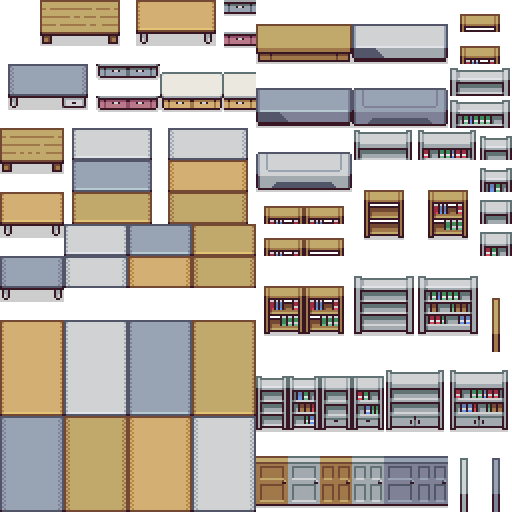
#> input picture map/B-C-D-E Office 1.png, 512 x 512 px
$ python extract_sprites.py
#> lines starting #> are read from the running program, lines starting #| are printed output that depends on the picture; after the words box and inside, x2 and y2 are one past the last pixel; in counts of white or black regions, pixels touching at a corner belong together
#!/usr/bin/env python3
"""
extract_sprites.py — Office Tileset Sprite Extractor

PNG backgrounds are transparent (alpha=0), not white.
Strategy:
  office1/office2 → 8-connectivity label → bounding boxes (merge_dist=0)
  floors          → 64×64 grid cells
  walls           → 8-connectivity label

Usage:  python3 extract_sprites.py
Output: tileset_meta.json (same directory)
"""

from PIL import Image
import numpy as np
from scipy.ndimage import label
import json
from pathlib import Path

SCRIPT_DIR = Path(__file__).parent

# ── Descriptive name hints ordered by (y, x) of bounding box ─────────────────
OFFICE1_NAMES = [
    "desk_small_brown_a", "desk_small_brown_b",
    "desk_long_mixed",
    "desk_with_drawer",
    "desk_row_group",
    "shelf_small_a", "shelf_small_b",
    "large_furniture_section",
]

OFFICE2_NAMES = [
    "chairs_monitors_top",
    "locker_column",
    "vending_machine",
    "pc_towers",
    "board_row",
    "color_dot",
    "wall_items",
    "lower_furniture_section",
]

FLOOR_NAMES = [
    "floor_dark_charcoal",  "floor_light_gray",    "floor_sage_green",
    "floor_steel_blue",     "floor_warm_tan",       "floor_slate_blue",
    "floor_sand_beige",     "floor_seafoam",
    "floor_gray_xpattern",  "floor_teal_xpattern",  "floor_sage_xpattern",
    "floor_blue_xpattern",  "floor_tan_xpattern",   "floor_slate_xpattern",
    "floor_beige_xpattern", "floor_sea_xpattern",
    "floor_sand_dot",       "floor_dot_b",
]


def find_sprites(img_path: Path, merge_dist=0, min_size=12) -> list:
    """
    Label 8-connected foreground regions (alpha>10), collect bboxes,
    optionally merge nearby bboxes, filter by min_size.
    """
    img = Image.open(img_path).convert("RGBA")
    arr = np.array(img)
    fg = arr[:, :, 3] > 10  # anything with opacity → foreground

    if not fg.any():
        return []

    struct8 = np.ones((3, 3), dtype=bool)
    labeled, n = label(fg, structure=struct8)

    # Collect bounding boxes [y1, x1, y2, x2]
    boxes = []
    for i in range(1, n + 1):
        rows = np.where((labeled == i).any(axis=1))[0]
        cols = np.where((labeled == i).any(axis=0))[0]
        if rows.size == 0:
            continue
        boxes.append([int(rows[0]), int(cols[0]),
                      int(rows[-1]), int(cols[-1])])

    # Optional merge
    if merge_dist > 0:
        changed = True
        while changed:
            changed = False
            used = [False] * len(boxes)
            new_boxes = []
            for i in range(len(boxes)):
                if used[i]:
                    continue
                b = boxes[i][:]
                for j in range(i + 1, len(boxes)):
                    if used[j]:
                        continue
                    bj = boxes[j]
                    if (b[0] - merge_dist <= bj[2] and
                            b[2] + merge_dist >= bj[0] and
                            b[1] - merge_dist <= bj[3] and
                            b[3] + merge_dist >= bj[1]):
                        b[0] = min(b[0], bj[0])
                        b[1] = min(b[1], bj[1])
                        b[2] = max(b[2], bj[2])
                        b[3] = max(b[3], bj[3])
                        used[j] = True
                        changed = True
                new_boxes.append(b)
                used[i] = True
            boxes = new_boxes

    sprites = []
    for y1, x1, y2, x2 in boxes:
        w, h = x2 - x1 + 1, y2 - y1 + 1
        if w >= min_size and h >= min_size:
            sprites.append({"x": int(x1), "y": int(y1),
                             "w": int(w), "h": int(h)})
    sprites.sort(key=lambda s: (s["y"], s["x"]))
    return sprites


def extract_floor_tiles(img_path: Path, cell_w=64, cell_h=64) -> list:
    img = Image.open(img_path).convert("RGBA")
    W, H = img.size
    arr = np.array(img)
    tiles, idx = [], 0
    for row in range(H // cell_h):
        for col in range(W // cell_w):
            x, y = col * cell_w, row * cell_h
            patch = arr[y:y + cell_h, x:x + cell_w]
            if (patch[:, :, 3] < 10).all():
                continue
            name = (FLOOR_NAMES[idx] if idx < len(FLOOR_NAMES)
                    else f"floor_tile_{idx}")
            tiles.append({"id": f"floor_{idx}", "name": name,
                          "x": x, "y": y, "w": cell_w, "h": cell_h})
            idx += 1
    return tiles


def assign_names(sprites, names, prefix):
    return [{**s,
             "id": f"{prefix}_{i}",
             "name": names[i] if i < len(names) else f"{prefix}_item_{i}"}
            for i, s in enumerate(sprites)]


def main():
    configs = [
        {"key": "office1", "file": "B-C-D-E Office 1.png",
         "mode": "sprites", "merge_dist": 0,
         "names": OFFICE1_NAMES, "prefix": "office1"},
        {"key": "office2", "file": "B-C-D-E Office 2.png",
         "mode": "sprites", "merge_dist": 0,
         "names": OFFICE2_NAMES, "prefix": "office2"},
        {"key": "floors",  "file": "A2 Office Floors.png",
         "mode": "floors"},
        {"key": "walls",   "file": "A4 Office Walls.png",
         "mode": "sprites", "merge_dist": 0,
         "names": [], "prefix": "wall"},
    ]

    meta = {"version": "1.0", "tileSize": 16, "tilesets": {}}

    for cfg in configs:
        path = SCRIPT_DIR / cfg["file"]
        if not path.exists():
            print(f"  SKIP: {cfg['file']} not found")
            continue
        print(f"Processing {cfg['file']} ...", end=" ", flush=True)
        img = Image.open(path)
#> img is the input picture: PIL image 512x512 RGBA; mean R, G, B, A 102.7, 94.9, 86, 165.6
        iw, ih = img.size
#> iw = 512; ih = 512

        if cfg["mode"] == "floors":
            sprites = extract_floor_tiles(path)
        else:
            raw = find_sprites(path, merge_dist=cfg.get("merge_dist", 0))
#> in find_sprites, `fg = arr[:, :, 3] > 10`:
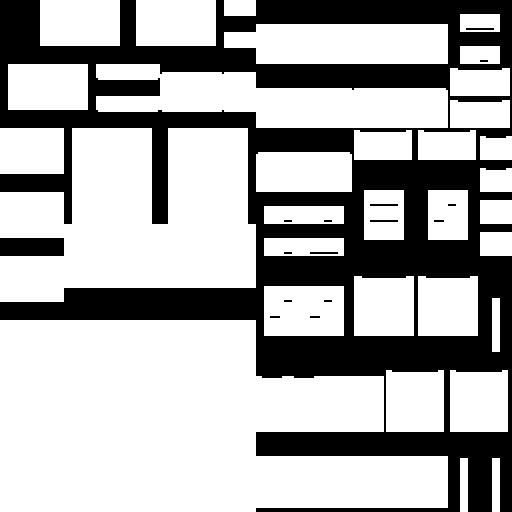
#> fg: shape (512, 512) bool; 67.3% white; 16 black regions (7 under 20 px), largest, box (x1, y1, x2, y2) and area: (0, 0, 512, 512) 84064, (0, 238, 64, 256) 1152, (466, 28, 494, 30) 56
#> in find_sprites, `labeled, n = label(fg, structure=struct8)`:
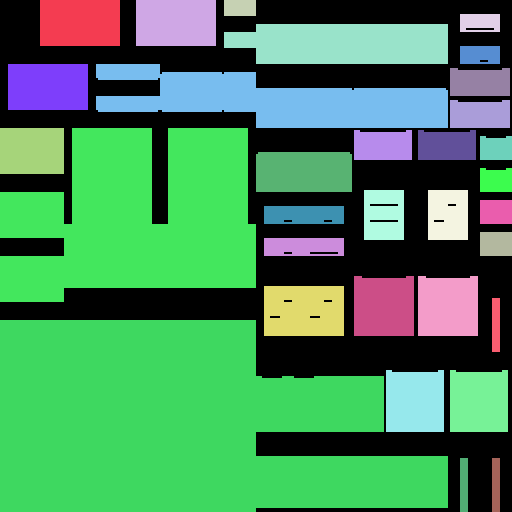
#> labeled: shape (512, 512) int32; 33 distinct labels, from 0 to 32; one colour per label, 0 black
#> in find_sprites, `labeled, n = label(fg, structure=struct8)`: n = 32
#> the loop in find_sprites, `for i in range(1, n + 1):` made 32 passes
#> cols on passes 27, 31, 32: [492, 493, 494, 495, 496, 497, 498, 499], [460, 461, 462, 463, 464, 465, 466, 467], [492, 493, 494, 495, 496, 497, 498, 499]
#> rows on pass 3: [0, 1, 2, 3, 4, 5, 6, 7, 8, 9, 10, 11, 12, 13, 14, 15]
#> after the loop in find_sprites, `for i in range(1, n + 1):`: boxes = 32 items, first 6: [0, 40, 45, 119], [0, 136, 45, 215], [0, 224, 15, 255], [14, 460, 31, 499], [24, 224, 63, 447], [46, 460, 63, 499]
#> the loop in find_sprites, `for y1, x1, y2, x2 in boxes:` made 32 passes
#> (y1, x1, y2, x2, w, h) on passes 1 to 12: (0, 40, 45, 119, 80, 46), (0, 136, 45, 215, 80, 46), (0, 224, 15, 255, 32, 16), (14, 460, 31, 499, 40, 18), (24, 224, 63, 447, 224, 40), (46, 460, 63, 499, 40, 18), (64, 8, 109, 87, 80, 46), (64, 96, 127, 447, 352, 64), (68, 450, 95, 509, 60, 28), (100, 450, 127, 509, 60, 28), (128, 0, 173, 63, 64, 46), (128, 0, 301, 255, 256, 174)
#> after the loop in find_sprites, `for y1, x1, y2, x2 in boxes:`: sprites = 29 items
#> raw = 29 items
            sprites = assign_names(raw, cfg.get("names", []),
                                   cfg.get("prefix", "sprite"))
#> sprites = 29 items

        meta["tilesets"][cfg["key"]] = {
            "file": cfg["file"],
            "imageWidth": iw, "imageHeight": ih,
            "spriteCount": len(sprites),
            "sprites": sprites,
        }
        print(f"→ {len(sprites)} sprites")
#| → 29 sprites
#> pass 2 of the loop in main, `for cfg in configs:`:
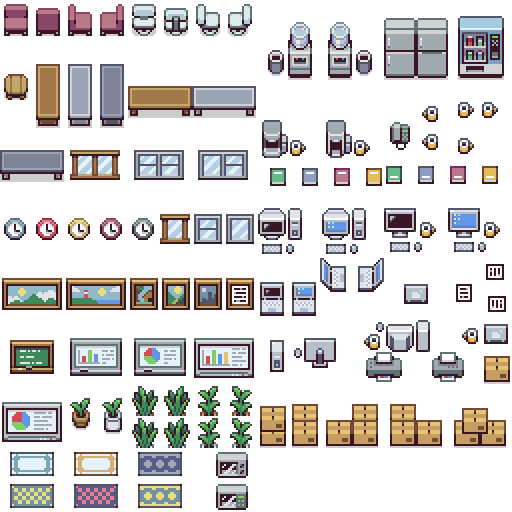
#> input picture map/B-C-D-E Office 2.png, 512 x 512 px
#> in main, img is the input picture: PIL image 512x512 RGBA; mean R, G, B, A 49, 46.5, 45.8, 90.8
#> in find_sprites (call 2), `fg = arr[:, :, 3] > 10`:
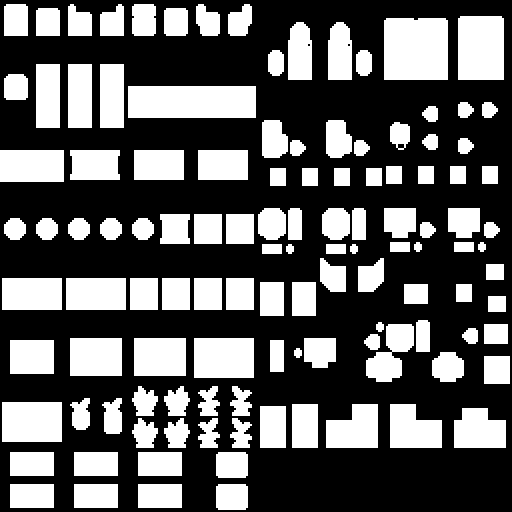
#> fg: shape (512, 512) bool; 36.5% white; 118 white regions, largest, box (x1, y1, x2, y2) and area: (128, 86, 256, 118) 4096, (384, 18, 448, 80) 3952, (458, 16, 504, 80) 2936
#> in find_sprites (call 2), `labeled, n = label(fg, structure=struct8)`:
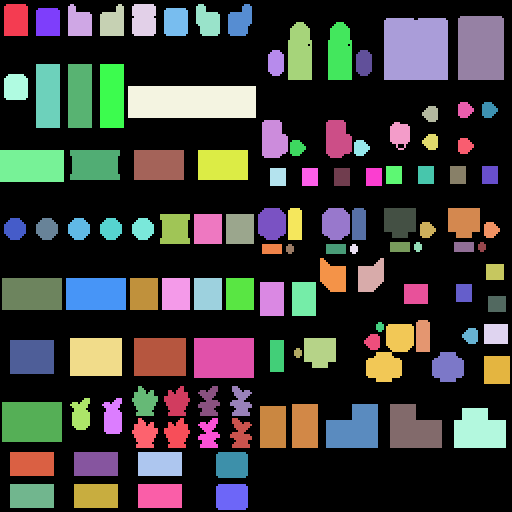
#> labeled: shape (512, 512) int32; 119 distinct labels, from 0 to 118; one colour per label, 0 black
#> n = 118
#> the loop in find_sprites (call 2), `for i in range(1, n + 1):` made 118 passes
#> cols on pass 59: [414, 415, 416, 417, 418, 419, 420, 421]
#> after the loop in find_sprites (call 2), `for i in range(1, n + 1):`: boxes = 118 items, first 6: [4, 4, 35, 27], [4, 68, 35, 91], [4, 100, 35, 123], [4, 132, 35, 155], [4, 196, 35, 219], [4, 228, 35, 251]
#> the loop in find_sprites (call 2), `for y1, x1, y2, x2 in boxes:` made 118 passes
#> (y1, x1, y2, x2, w, h) on passes 1 to 8: (4, 4, 35, 27, 24, 32), (4, 68, 35, 91, 24, 32), (4, 100, 35, 123, 24, 32), (4, 132, 35, 155, 24, 32), (4, 196, 35, 219, 24, 32), (4, 228, 35, 251, 24, 32), (8, 36, 35, 59, 24, 28), (8, 164, 35, 187, 24, 28)
#> after the loop in find_sprites (call 2), `for y1, x1, y2, x2 in boxes:`: sprites = 108 items
#| → 108 sprites

    out = SCRIPT_DIR / "tileset_meta.json"
    with open(out, "w", encoding="utf-8") as f:
        json.dump(meta, f, indent=2, ensure_ascii=False)

    print(f"\n✓ Saved {out}")
#| ✓ Saved map/tileset_meta.json
    for k, v in meta["tilesets"].items():
        print(f"  {k:10s}: {v['spriteCount']:3d} sprites "
              f"({v['imageWidth']}×{v['imageHeight']})")
#> this loop made 4 passes
#> k on passes 1 to 4: 'office1', 'office2', 'floors', 'walls'
#|   office1   :  29 sprites (512×512)
#|   office2   : 108 sprites (512×512)
#|   floors    :  26 sprites (512×384)
#|   walls     :  13 sprites (512×480)


if __name__ == "__main__":
    main()
